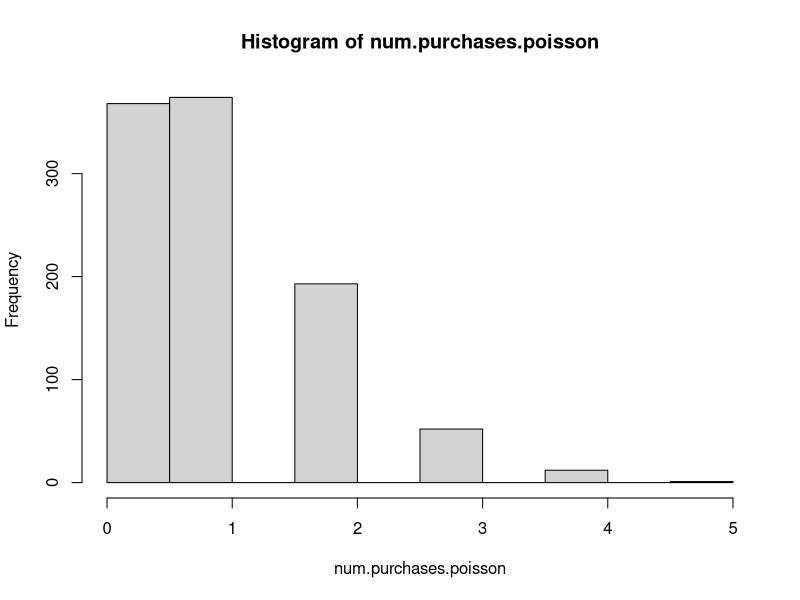
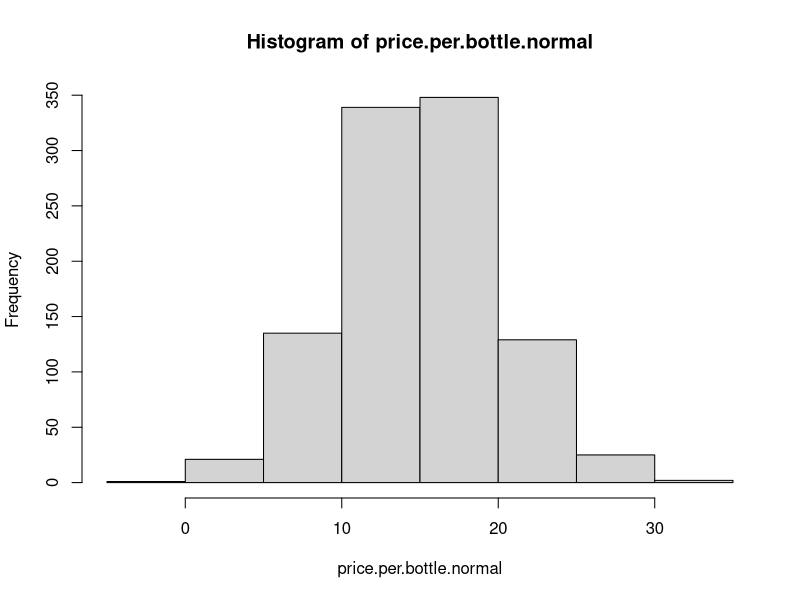
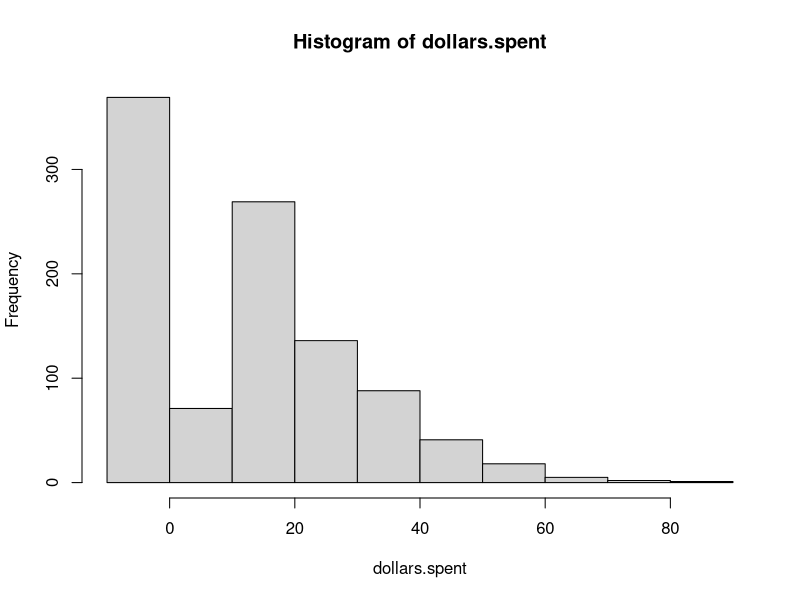

The R source for these figures, in order:
#Monte Carlo Simulation of Wine Purchases in a Week
#Yanwen Wang CRM
#UBC
#Updated January 2018

rm(list=ls())
set.seed(123456)

#Number of purchases
#Let's try Poisson; Note: could also try negative binomial, similar properties but more flexible

num.purchases.poisson<-rpois(1000, 1)

hist(num.purchases.poisson)


#Price per bottle; Note: normal is not perfect. Why not? Demonstrate with large SD

price.per.bottle.normal<-rnorm(1000,15,5)

hist(price.per.bottle.normal)


#dollars spent; Note: Could also use for loop, not necessary in this case

dollars.spent<-num.purchases.poisson*price.per.bottle.normal
hist(dollars.spent)
mean(dollars.spent)
median(dollars.spent)
min(dollars.spent)
max(dollars.spent)
